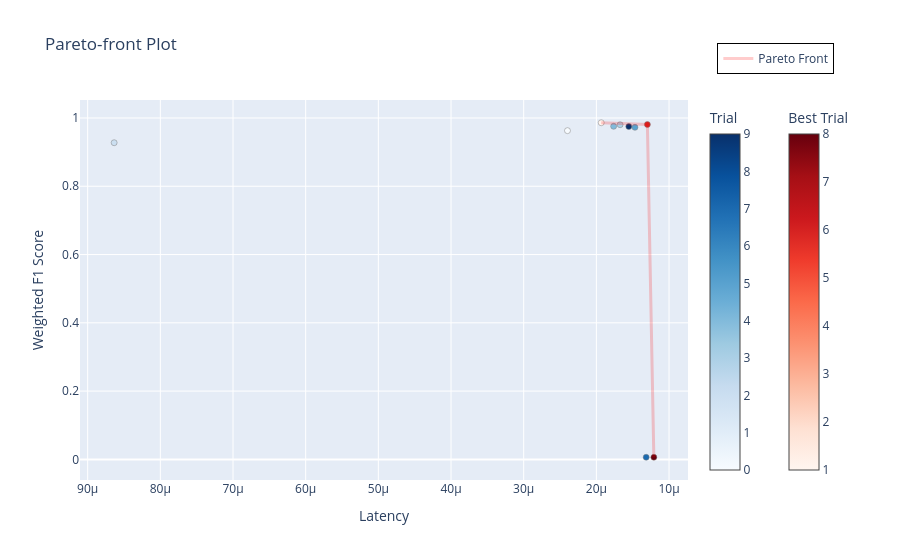

Notebook code cell kept with this figure:
### Markdown cell above
## Step 7.5c: Pareto Front (Best Balance)

### Code cell
def get_pareto_front(points):
    """Extracts the Pareto front from a set of (latency, F1-score) points."""
    pareto_front = []
    points = sorted(points, key=lambda x: x[0])  # Sort by latency (x-axis)

    max_f1 = -np.inf
    for x, y in points:
        if y > max_f1:  # A better (higher) F1-score found
            pareto_front.append((x, y))
            max_f1 = y

    return np.array(pareto_front)

# Generate Pareto front plot
fig = optuna.visualization.plot_pareto_front(study, target_names=["Latency", "Weighted F1 Score"])
fig = go.Figure(fig)

# Extract study results (Latency = values[0], F1 Score = values[1])
all_points = np.array([(t.values[0], t.values[1]) for t in study.trials if t.values])

# Get only the Pareto-optimal points
pareto_points = get_pareto_front(all_points)

# Add Pareto front as a semi-transparent line
fig.add_trace(
    go.Scatter(
        x=pareto_points[:, 0], 
        y=pareto_points[:, 1], 
        mode="lines",
        line=dict(color="red", width=3, dash="solid"),
        opacity=0.2,  # Set opacity (0 = fully transparent, 1 = fully opaque)
        name="Pareto Front"
    )
)

fig.update_layout(
    legend=dict(
        x=1.05,  # Horizontal position (0 = left, 1 = right)
        y=1.15,  # Vertical position (0 = bottom, 1 = top)
        bgcolor="rgba(255, 255, 255, 0.8)",  # Semi-transparent white background
        bordercolor="black",  # Optional: Add a border
        borderwidth=1
    )
)

# Invert x-axis so lower latency is on the right
fig.update_layout(xaxis=dict(autorange="reversed"), width=None, height=None, autosize=True)

# Save and show plot
fig.write_html(f"{output_folder}/xgb_pareto_front.html", full_html=True)
fig.write_image(f"{output_folder}/xgb_pareto_front.pdf", width=1920, height=1080)
fig.show()

### Figure 1 — Plotly figure (JSON) as saved in the notebook; plotly's stock layout.template omitted (floating-point values rounded to 4 significant figures)
{"data": [{"hovertemplate": "%{text}<extra>Trial</extra>", "marker": {"color": [0, 2, 3, 4, 5, 7, 9], "colorbar": {"title": {"text": "Trial"}}, "colorscale": [[0, "rgb(247,251,255)"], [0.125, "rgb(222,235,247)"], [0.25, "rgb(198,219,239)"], [0.375, "rgb(158,202,225)"], [0.5, "rgb(107,174,214)"], [0.625, "rgb(66,146,198)"], [0.75, "rgb(33,113,181)"], [0.875, "rgb(8,81,156)"], [1, "rgb(8,48,107)"]], "line": {"color": "Grey", "width": 0.5}}, "mode": "markers", "showlegend": false, "text": ["{<br>  \"number\": 0,<br>  \"values\": [<br>    2.397577421119291e-05,<br>    0.9627975<br>  ],<br>  \"params\": {<br>    \"balancing_mode\": \"resampling\",<br>    \"over_method\": \"random\",<br>    \"over_threshold\": 3.0,<br>    \"under_method\": \"random\",<br>    \"under_threshold\": 0.15,<br>    \"eta\": 0.09306004663476376,<br>    \"max_depth\": 6,<br>    \"min_child_weight\": 2,<br>    \"subsample\": 0.6202917656090066,<br>    \"colsample_bytree\": 0.7530273161844296,<br>    \"lambda\": 0.03863516713362255,<br>    \"alpha\": 0.08555014338528767,<br>    \"gamma\": 4.77869920544093<br>  }<br>}", "{<br>  \"number\": 2,<br>  \"values\": [<br>    8.635479435462859e-05,<br>    0.9274990000000001<br>  ],<br>  \"params\": {<br>    \"balancing_mode\": \"resampling\",<br>    \"over_method\": \"random\",<br>    \"over_threshold\": 1.0,<br>    \"under_method\": \"random\",<br>    \"under_threshold\": 0.8,<br>    \"eta\": 0.027339766685850034,<br>    \"max_depth\": 3,<br>    \"min_child_weight\": 2,<br>    \"subsample\": 0.7645775098393327,<br>    \"colsample_bytree\": 0.8237474940924403,<br>    \"lambda\": 0.0038145895787827706,<br>    \"alpha\": 0.5828503234861742,<br>    \"gamma\": 3.0278259738531603<br>  }<br>}", "{<br>  \"number\": 3,<br>  \"values\": [<br>    1.673155111512544e-05,<br>    0.9802158000000001<br>  ],<br>  \"params\": {<br>    \"balancing_mode\": \"none\",<br>    \"eta\": 0.07787643373609751,<br>    \"max_depth\": 3,<br>    \"min_child_weight\": 10,<br>    \"subsample\": 0.9475504774450261,<br>    \"colsample_bytree\": 0.7791735880320252,<br>    \"lambda\": 0.013429675785016687,<br>    \"alpha\": 0.3610434868820167,<br>    \"gamma\": 2.0851405353185894<br>  }<br>}", "{<br>  \"number\": 4,<br>  \"values\": [<br>    1.762292363372072e-05,<br>    0.9755944<br>  ],<br>  \"params\": {<br>    \"balancing_mode\": \"none\",<br>    \"eta\": 0.03870904657439511,<br>    \"max_depth\": 8,<br>    \"min_child_weight\": 9,<br>    \"subsample\": 0.6426901679677046,<br>    \"colsample_bytree\": 0.6694291386962408,<br>    \"lambda\": 0.08621203276775904,<br>    \"alpha\": 0.03451162599225245,<br>    \"gamma\": 1.6439367497007007<br>  }<br>}", "{<br>  \"number\": 5,<br>  \"values\": [<br>    1.4693175952796502e-05,<br>    0.9725514000000001<br>  ],<br>  \"params\": {<br>    \"balancing_mode\": \"none\",<br>    \"eta\": 0.01908578956865242,<br>    \"max_depth\": 8,<br>    \"min_child_weight\": 8,<br>    \"subsample\": 0.7606952229357556,<br>    \"colsample_bytree\": 0.5611736148670565,<br>    \"lambda\": 9.87067208468143,<br>    \"alpha\": 3.573128272923616,<br>    \"gamma\": 4.798224049639942<br>  }<br>}", "{<br>  \"number\": 7,<br>  \"values\": [<br>    1.3147029360494797e-05,<br>    0.006236799999999999<br>  ],<br>  \"params\": {<br>    \"balancing_mode\": \"weighting\",<br>    \"eta\": 0.06523613325295484,<br>    \"max_depth\": 5,<br>    \"min_child_weight\": 5,<br>    \"subsample\": 0.8443274789347359,<br>    \"colsample_bytree\": 0.5744240124463478,<br>    \"lambda\": 0.003010302156768799,<br>    \"alpha\": 0.0036526992603228125,<br>    \"gamma\": 4.223087418542264<br>  }<br>}", "{<br>  \"number\": 9,<br>  \"values\": [<br>    1.5534942171679973e-05,<br>    0.9749548000000001<br>  ],<br>  \"params\": {<br>    \"balancing_mode\": \"none\",<br>    \"eta\": 0.0883466280554515,<br>    \"max_depth\": 5,<br>    \"min_child_weight\": 10,<br>    \"subsample\": 0.8818339967494762,<br>    \"colsample_bytree\": 0.5853956587267645,<br>    \"lambda\": 0.0029971275256301727,<br>    \"alpha\": 0.020944915500403685,<br>    \"gamma\": 3.9931097194191874<br>  }<br>}"], "type": "scatter", "x": [2.398e-05, 8.635e-05, 1.673e-05, 1.762e-05, 1.469e-05, 1.315e-05, 1.553e-05], "y": [0.9628, 0.9275, 0.9802, 0.9756, 0.9726, 0.006237, 0.975]}, {"hovertemplate": "%{text}<extra>Best Trial</extra>", "marker": {"color": [1, 6, 8], "colorbar": {"title": {"text": "Best Trial"}, "x": 1.1, "xpad": 40}, "colorscale": [[0, "rgb(255,245,240)"], [0.125, "rgb(254,224,210)"], [0.25, "rgb(252,187,161)"], [0.375, "rgb(252,146,114)"], [0.5, "rgb(251,106,74)"], [0.625, "rgb(239,59,44)"], [0.75, "rgb(203,24,29)"], [0.875, "rgb(165,15,21)"], [1, "rgb(103,0,13)"]], "line": {"color": "Grey", "width": 0.5}}, "mode": "markers", "showlegend": false, "text": ["{<br>  \"number\": 1,<br>  \"values\": [<br>    1.9332597263720995e-05,<br>    0.9860066<br>  ],<br>  \"params\": {<br>    \"balancing_mode\": \"none\",<br>    \"eta\": 0.1669693618351126,<br>    \"max_depth\": 4,<br>    \"min_child_weight\": 1,<br>    \"subsample\": 0.7328814632395333,<br>    \"colsample_bytree\": 0.9394879042021366,<br>    \"lambda\": 0.003890561052203376,<br>    \"alpha\": 0.00841405257256459,<br>    \"gamma\": 4.589729028519649<br>  }<br>}", "{<br>  \"number\": 6,<br>  \"values\": [<br>    1.2978274084349558e-05,<br>    0.9809006<br>  ],<br>  \"params\": {<br>    \"balancing_mode\": \"none\",<br>    \"eta\": 0.14236861044256674,<br>    \"max_depth\": 3,<br>    \"min_child_weight\": 7,<br>    \"subsample\": 0.8690200121507528,<br>    \"colsample_bytree\": 0.7831570494886688,<br>    \"lambda\": 1.5049332079008566,<br>    \"alpha\": 5.11729046173979,<br>    \"gamma\": 0.40431110170022266<br>  }<br>}", "{<br>  \"number\": 8,<br>  \"values\": [<br>    1.2090623628681306e-05,<br>    0.006236799999999999<br>  ],<br>  \"params\": {<br>    \"balancing_mode\": \"weighting\",<br>    \"eta\": 0.01863743080674537,<br>    \"max_depth\": 3,<br>    \"min_child_weight\": 3,<br>    \"subsample\": 0.690153681428201,<br>    \"colsample_bytree\": 0.7679442701202303,<br>    \"lambda\": 0.0066639341438790006,<br>    \"alpha\": 1.0736427327553777,<br>    \"gamma\": 3.0862074687846586<br>  }<br>}"], "type": "scatter", "x": [1.933e-05, 1.298e-05, 1.209e-05], "y": [0.986, 0.9809, 0.006237]}, {"line": {"color": "red", "dash": "solid", "width": 3}, "mode": "lines", "name": "Pareto Front", "opacity": 0.2, "type": "scatter", "x": [1.209e-05, 1.298e-05, 1.933e-05], "y": [0.006237, 0.9809, 0.986]}], "layout": {"autosize": true, "legend": {"bgcolor": "rgba(255, 255, 255, 0.8)", "bordercolor": "black", "borderwidth": 1, "x": 1.05, "y": 1.15}, "title": {"text": "Pareto-front Plot"}, "xaxis": {"autorange": "reversed", "title": {"text": "Latency"}}, "yaxis": {"title": {"text": "Weighted F1 Score"}}}}
